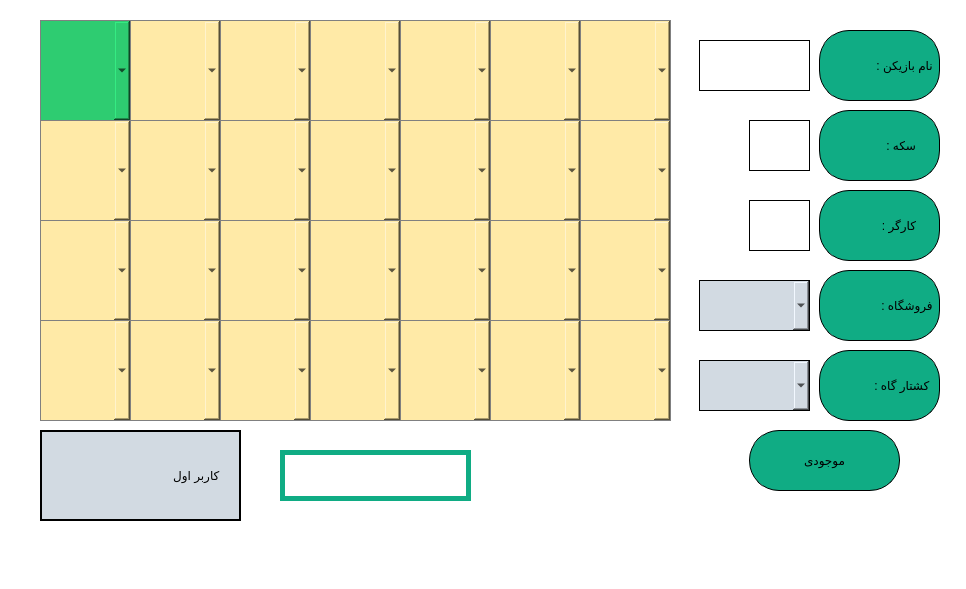
<?xml version="1.0" encoding="UTF-8"?>
<ui version="4.0">
 <class>bazi3nafare_game</class>
 <widget class="QMainWindow" name="bazi3nafare_game">
  <property name="geometry">
   <rect>
    <x>0</x>
    <y>0</y>
    <width>966</width>
    <height>589</height>
   </rect>
  </property>
  <property name="windowTitle">
   <string>MainWindow</string>
  </property>
  <property name="styleSheet">
   <string notr="true">background-color : white ;</string>
  </property>
  <widget class="QWidget" name="centralwidget">
   <widget class="QGroupBox" name="groupBox">
    <property name="geometry">
     <rect>
      <x>689</x>
      <y>20</y>
      <width>271</width>
      <height>481</height>
     </rect>
    </property>
    <property name="styleSheet">
     <string notr="true">border : none ;</string>
    </property>
    <property name="title">
     <string/>
    </property>
    <widget class="QLabel" name="label_name">
     <property name="geometry">
      <rect>
       <x>130</x>
       <y>10</y>
       <width>121</width>
       <height>71</height>
      </rect>
     </property>
     <property name="styleSheet">
      <string notr="true">font: 25pt &quot;B Arshia&quot;;
background-color : #10ac84 ;
border : 1px solid black ;
border-radius : 30px ;</string>
     </property>
     <property name="text">
      <string> نام بازیکن :</string>
     </property>
    </widget>
    <widget class="QLabel" name="label_coin">
     <property name="geometry">
      <rect>
       <x>130</x>
       <y>90</y>
       <width>121</width>
       <height>71</height>
      </rect>
     </property>
     <property name="styleSheet">
      <string notr="true">font: 25pt &quot;B Arshia&quot;;
background-color : #10ac84 ;
border : 1px solid black ;
border-radius : 30px ;</string>
     </property>
     <property name="text">
      <string>      سکه :</string>
     </property>
    </widget>
    <widget class="QLabel" name="label_worker">
     <property name="geometry">
      <rect>
       <x>130</x>
       <y>170</y>
       <width>121</width>
       <height>71</height>
      </rect>
     </property>
     <property name="styleSheet">
      <string notr="true">font: 25pt &quot;B Arshia&quot;;
background-color : #10ac84 ;
border : 1px solid black ;
border-radius : 30px ;</string>
     </property>
     <property name="text">
      <string>      کارگر :</string>
     </property>
    </widget>
    <widget class="QLabel" name="label_store">
     <property name="geometry">
      <rect>
       <x>130</x>
       <y>250</y>
       <width>121</width>
       <height>71</height>
      </rect>
     </property>
     <property name="styleSheet">
      <string notr="true">font: 25pt &quot;B Arshia&quot;;
background-color : #10ac84 ;
border : 1px solid black ;
border-radius : 30px ;</string>
     </property>
     <property name="text">
      <string> فروشگاه :</string>
     </property>
    </widget>
    <widget class="QLabel" name="label_kill">
     <property name="geometry">
      <rect>
       <x>130</x>
       <y>330</y>
       <width>121</width>
       <height>71</height>
      </rect>
     </property>
     <property name="styleSheet">
      <string notr="true">font: 25pt &quot;B Arshia&quot;;
background-color : #10ac84 ;
border : 1px solid black ;
border-radius : 30px ;</string>
     </property>
     <property name="text">
      <string>  کشتار گاه :</string>
     </property>
    </widget>
    <widget class="QLabel" name="lab_display_name">
     <property name="geometry">
      <rect>
       <x>10</x>
       <y>20</y>
       <width>111</width>
       <height>51</height>
      </rect>
     </property>
     <property name="styleSheet">
      <string notr="true">border : 1px solid black ;</string>
     </property>
     <property name="text">
      <string/>
     </property>
    </widget>
    <widget class="QLabel" name="lab_display_coin">
     <property name="geometry">
      <rect>
       <x>60</x>
       <y>100</y>
       <width>61</width>
       <height>51</height>
      </rect>
     </property>
     <property name="styleSheet">
      <string notr="true">border : 1px solid black ;</string>
     </property>
     <property name="text">
      <string/>
     </property>
    </widget>
    <widget class="QLabel" name="lab_display_worker">
     <property name="geometry">
      <rect>
       <x>60</x>
       <y>180</y>
       <width>61</width>
       <height>51</height>
      </rect>
     </property>
     <property name="styleSheet">
      <string notr="true">border : 1px solid black ;</string>
     </property>
     <property name="text">
      <string/>
     </property>
    </widget>
    <widget class="QPushButton" name="pushButton_balance_product">
     <property name="geometry">
      <rect>
       <x>60</x>
       <y>410</y>
       <width>151</width>
       <height>61</height>
      </rect>
     </property>
     <property name="styleSheet">
      <string notr="true">font: 25pt &quot;B Arshia&quot;;
background-color : #10ac84 ;
border : 1px solid black ;
border-radius : 30px ;</string>
     </property>
     <property name="text">
      <string>موجودی</string>
     </property>
    </widget>
    <widget class="QComboBox" name="comboBox_store">
     <property name="geometry">
      <rect>
       <x>10</x>
       <y>260</y>
       <width>111</width>
       <height>51</height>
      </rect>
     </property>
     <property name="styleSheet">
      <string notr="true">border : 1px solid black ;
background-color : #d2dae2</string>
     </property>
    </widget>
    <widget class="QComboBox" name="comboBox_kill">
     <property name="geometry">
      <rect>
       <x>10</x>
       <y>340</y>
       <width>111</width>
       <height>51</height>
      </rect>
     </property>
     <property name="styleSheet">
      <string notr="true">border : 1px solid black ;
background-color : #d2dae2</string>
     </property>
    </widget>
   </widget>
   <widget class="QLabel" name="label_timer">
    <property name="geometry">
     <rect>
      <x>280</x>
      <y>450</y>
      <width>191</width>
      <height>51</height>
     </rect>
    </property>
    <property name="styleSheet">
     <string notr="true">border : 5px solid #10ac84 ;
text-align : center ;
font: 20pt &quot;Bodoni MT Condensed&quot;;</string>
    </property>
    <property name="text">
     <string/>
    </property>
   </widget>
   <widget class="QGroupBox" name="groupBox_2">
    <property name="geometry">
     <rect>
      <x>40</x>
      <y>20</y>
      <width>631</width>
      <height>401</height>
     </rect>
    </property>
    <property name="styleSheet">
     <string notr="true">border : 1px solid grey ;</string>
    </property>
    <property name="title">
     <string/>
    </property>
    <widget class="QComboBox" name="combobox_11">
     <property name="geometry">
      <rect>
       <x>0</x>
       <y>0</y>
       <width>91</width>
       <height>101</height>
      </rect>
     </property>
     <property name="styleSheet">
      <string notr="true">background-color : #2ecc71 ;</string>
     </property>
    </widget>
    <widget class="QComboBox" name="combobox_12">
     <property name="geometry">
      <rect>
       <x>90</x>
       <y>0</y>
       <width>91</width>
       <height>101</height>
      </rect>
     </property>
     <property name="styleSheet">
      <string notr="true">background-color : #ffeaa7 ;</string>
     </property>
    </widget>
    <widget class="QComboBox" name="combobox_13">
     <property name="geometry">
      <rect>
       <x>180</x>
       <y>0</y>
       <width>91</width>
       <height>101</height>
      </rect>
     </property>
     <property name="styleSheet">
      <string notr="true">background-color : #ffeaa7 ;</string>
     </property>
    </widget>
    <widget class="QComboBox" name="combobox_14">
     <property name="geometry">
      <rect>
       <x>270</x>
       <y>0</y>
       <width>91</width>
       <height>101</height>
      </rect>
     </property>
     <property name="styleSheet">
      <string notr="true">background-color : #ffeaa7 ;</string>
     </property>
    </widget>
    <widget class="QComboBox" name="combobox_15">
     <property name="geometry">
      <rect>
       <x>360</x>
       <y>0</y>
       <width>91</width>
       <height>101</height>
      </rect>
     </property>
     <property name="styleSheet">
      <string notr="true">background-color : #ffeaa7 ;</string>
     </property>
    </widget>
    <widget class="QComboBox" name="combobox_16">
     <property name="geometry">
      <rect>
       <x>450</x>
       <y>0</y>
       <width>91</width>
       <height>101</height>
      </rect>
     </property>
     <property name="styleSheet">
      <string notr="true">background-color : #ffeaa7 ;</string>
     </property>
    </widget>
    <widget class="QComboBox" name="combobox_17">
     <property name="geometry">
      <rect>
       <x>540</x>
       <y>0</y>
       <width>91</width>
       <height>101</height>
      </rect>
     </property>
     <property name="styleSheet">
      <string notr="true">background-color : #ffeaa7 ;</string>
     </property>
    </widget>
    <widget class="QComboBox" name="combobox_21">
     <property name="geometry">
      <rect>
       <x>0</x>
       <y>100</y>
       <width>91</width>
       <height>101</height>
      </rect>
     </property>
     <property name="styleSheet">
      <string notr="true">background-color : #ffeaa7 ;</string>
     </property>
    </widget>
    <widget class="QComboBox" name="combobox_22">
     <property name="geometry">
      <rect>
       <x>90</x>
       <y>100</y>
       <width>91</width>
       <height>101</height>
      </rect>
     </property>
     <property name="styleSheet">
      <string notr="true">background-color : #ffeaa7 ;</string>
     </property>
    </widget>
    <widget class="QComboBox" name="combobox_23">
     <property name="geometry">
      <rect>
       <x>180</x>
       <y>100</y>
       <width>91</width>
       <height>101</height>
      </rect>
     </property>
     <property name="styleSheet">
      <string notr="true">background-color : #ffeaa7 ;</string>
     </property>
    </widget>
    <widget class="QComboBox" name="combobox_24">
     <property name="geometry">
      <rect>
       <x>270</x>
       <y>100</y>
       <width>91</width>
       <height>101</height>
      </rect>
     </property>
     <property name="styleSheet">
      <string notr="true">background-color : #ffeaa7 ;</string>
     </property>
    </widget>
    <widget class="QComboBox" name="combobox_25">
     <property name="geometry">
      <rect>
       <x>360</x>
       <y>100</y>
       <width>91</width>
       <height>101</height>
      </rect>
     </property>
     <property name="styleSheet">
      <string notr="true">background-color : #ffeaa7 ;</string>
     </property>
    </widget>
    <widget class="QComboBox" name="combobox_26">
     <property name="geometry">
      <rect>
       <x>450</x>
       <y>100</y>
       <width>91</width>
       <height>101</height>
      </rect>
     </property>
     <property name="styleSheet">
      <string notr="true">background-color : #ffeaa7 ;</string>
     </property>
    </widget>
    <widget class="QComboBox" name="combobox_27">
     <property name="geometry">
      <rect>
       <x>540</x>
       <y>100</y>
       <width>91</width>
       <height>101</height>
      </rect>
     </property>
     <property name="styleSheet">
      <string notr="true">background-color : #ffeaa7 ;</string>
     </property>
    </widget>
    <widget class="QComboBox" name="combobox_31">
     <property name="geometry">
      <rect>
       <x>0</x>
       <y>200</y>
       <width>91</width>
       <height>101</height>
      </rect>
     </property>
     <property name="styleSheet">
      <string notr="true">background-color : #ffeaa7 ;</string>
     </property>
    </widget>
    <widget class="QComboBox" name="combobox_32">
     <property name="geometry">
      <rect>
       <x>90</x>
       <y>200</y>
       <width>91</width>
       <height>101</height>
      </rect>
     </property>
     <property name="styleSheet">
      <string notr="true">background-color : #ffeaa7 ;</string>
     </property>
    </widget>
    <widget class="QComboBox" name="combobox_33">
     <property name="geometry">
      <rect>
       <x>180</x>
       <y>200</y>
       <width>91</width>
       <height>101</height>
      </rect>
     </property>
     <property name="styleSheet">
      <string notr="true">background-color : #ffeaa7 ;</string>
     </property>
    </widget>
    <widget class="QComboBox" name="combobox_34">
     <property name="geometry">
      <rect>
       <x>270</x>
       <y>200</y>
       <width>91</width>
       <height>101</height>
      </rect>
     </property>
     <property name="styleSheet">
      <string notr="true">background-color : #ffeaa7 ;</string>
     </property>
    </widget>
    <widget class="QComboBox" name="combobox_35">
     <property name="geometry">
      <rect>
       <x>360</x>
       <y>200</y>
       <width>91</width>
       <height>101</height>
      </rect>
     </property>
     <property name="styleSheet">
      <string notr="true">background-color : #ffeaa7 ;</string>
     </property>
    </widget>
    <widget class="QComboBox" name="combobox_36">
     <property name="geometry">
      <rect>
       <x>450</x>
       <y>200</y>
       <width>91</width>
       <height>101</height>
      </rect>
     </property>
     <property name="styleSheet">
      <string notr="true">background-color : #ffeaa7 ;</string>
     </property>
    </widget>
    <widget class="QComboBox" name="combobox_37">
     <property name="geometry">
      <rect>
       <x>540</x>
       <y>200</y>
       <width>91</width>
       <height>101</height>
      </rect>
     </property>
     <property name="styleSheet">
      <string notr="true">background-color : #ffeaa7 ;</string>
     </property>
    </widget>
    <widget class="QComboBox" name="combobox_47">
     <property name="geometry">
      <rect>
       <x>540</x>
       <y>300</y>
       <width>91</width>
       <height>101</height>
      </rect>
     </property>
     <property name="styleSheet">
      <string notr="true">background-color : #ffeaa7 ;</string>
     </property>
    </widget>
    <widget class="QComboBox" name="combobox_46">
     <property name="geometry">
      <rect>
       <x>450</x>
       <y>300</y>
       <width>91</width>
       <height>101</height>
      </rect>
     </property>
     <property name="styleSheet">
      <string notr="true">background-color : #ffeaa7 ;</string>
     </property>
    </widget>
    <widget class="QComboBox" name="combobox_45">
     <property name="geometry">
      <rect>
       <x>360</x>
       <y>300</y>
       <width>91</width>
       <height>101</height>
      </rect>
     </property>
     <property name="styleSheet">
      <string notr="true">background-color : #ffeaa7 ;</string>
     </property>
    </widget>
    <widget class="QComboBox" name="combobox_44">
     <property name="geometry">
      <rect>
       <x>270</x>
       <y>300</y>
       <width>91</width>
       <height>101</height>
      </rect>
     </property>
     <property name="styleSheet">
      <string notr="true">background-color : #ffeaa7 ;</string>
     </property>
    </widget>
    <widget class="QComboBox" name="combobox_43">
     <property name="geometry">
      <rect>
       <x>180</x>
       <y>300</y>
       <width>91</width>
       <height>101</height>
      </rect>
     </property>
     <property name="styleSheet">
      <string notr="true">background-color : #ffeaa7 ;</string>
     </property>
    </widget>
    <widget class="QComboBox" name="combobox_42">
     <property name="geometry">
      <rect>
       <x>90</x>
       <y>300</y>
       <width>91</width>
       <height>101</height>
      </rect>
     </property>
     <property name="styleSheet">
      <string notr="true">background-color : #ffeaa7 ;</string>
     </property>
    </widget>
    <widget class="QComboBox" name="combobox_41">
     <property name="geometry">
      <rect>
       <x>0</x>
       <y>300</y>
       <width>91</width>
       <height>101</height>
      </rect>
     </property>
     <property name="styleSheet">
      <string notr="true">background-color : #ffeaa7 ;</string>
     </property>
    </widget>
   </widget>
   <widget class="QLabel" name="label_6">
    <property name="geometry">
     <rect>
      <x>40</x>
      <y>430</y>
      <width>201</width>
      <height>91</height>
     </rect>
    </property>
    <property name="styleSheet">
     <string notr="true">font: 75 20pt &quot;B Titr&quot;;
border : 2px solid black ;
background-color : #d2dae2</string>
    </property>
    <property name="text">
     <string>     کاربر اول</string>
    </property>
   </widget>
  </widget>
  <widget class="QMenuBar" name="menubar">
   <property name="geometry">
    <rect>
     <x>0</x>
     <y>0</y>
     <width>966</width>
     <height>26</height>
    </rect>
   </property>
  </widget>
  <widget class="QStatusBar" name="statusbar"/>
 </widget>
 <resources/>
 <connections/>
</ui>
